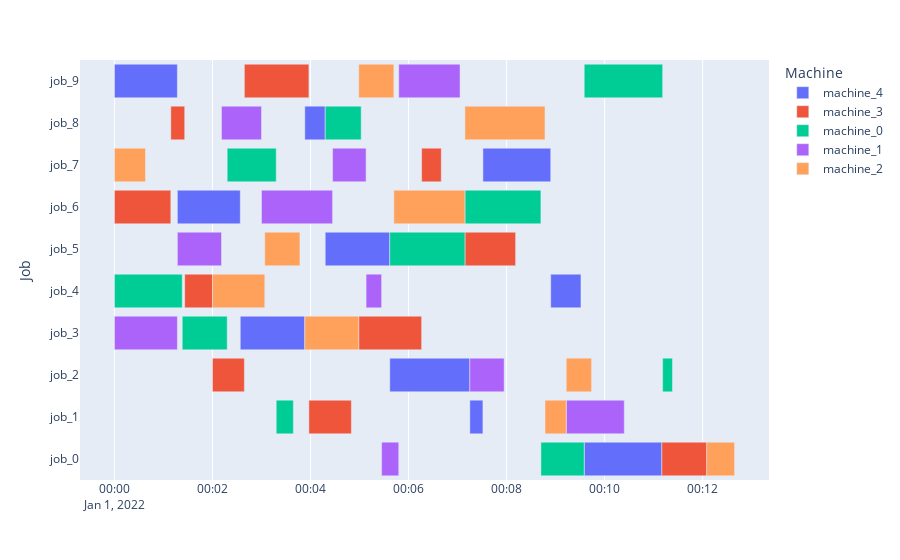
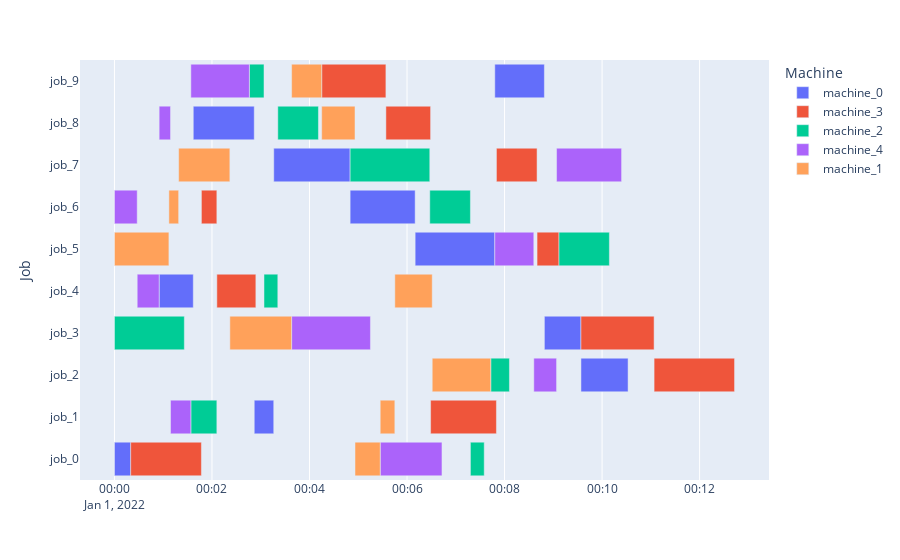
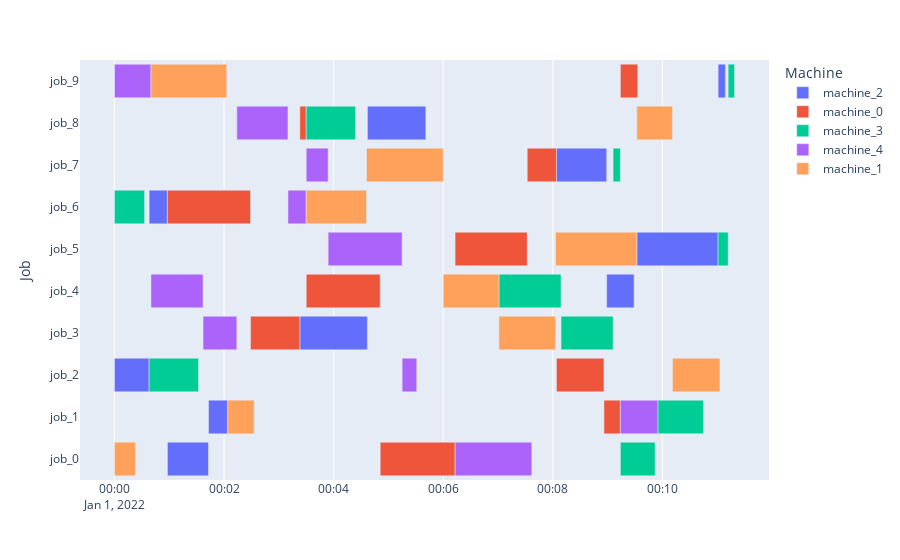
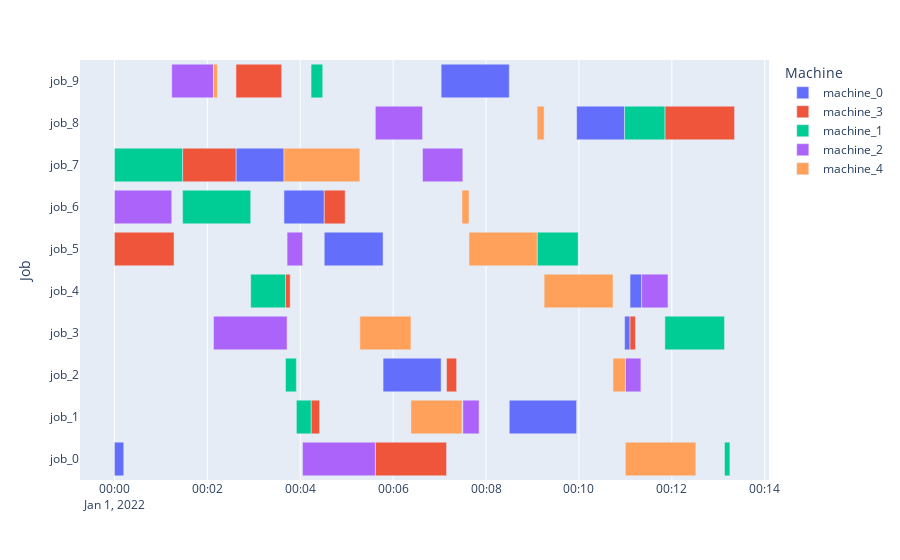

The code cell stored with these charts, in order, in its notebook:
### Code cell
import time
length_list=[]
reward_list=[]
curr_dir='/Users/felix/sciebo/masterarbeit/progra/model-based_rl'
val_instances=['/resources/jsp_instances/standard/la01.txt','/resources/jsp_instances/standard/la02.txt','/resources/jsp_instances/standard/la03.txt','/resources/jsp_instances/standard/la04.txt','/resources/jsp_instances/standard/la05.txt']
#instance_list=['/resources/jsp_instances/standard/la01.txt']
val_instances=[curr_dir + s for s in val_instances]
# for i in range(1,4):
#     #agent = AlphaZeroTrainer( config=config, env='custom_jssp')
# #if restore_agent:
#     restore_path='/Users/felix/sciebo/masterarbeit/progra/model-based_rl/training_checkpoints/checkpoints_az_jsslite_la01/checkpoint-'+str(i)
#     agent.load_checkpoint(restore_path)

for instance_load in val_instances:

    policy = agent.get_policy(DEFAULT_POLICY_ID)
    action_list=[]
    #env = env_creator("s")
    env= jssp_light_obs_wrapper_multi_instances(instances_list=[instance_load])
    obs = env.reset()
    # env2 is copy for later going evaluation


    episode = MultiAgentEpisode(
        PolicyMap(0,0),
        lambda _, __: DEFAULT_POLICY_ID,
        lambda: None,
        lambda _: None,
        0,
    )

    episode.user_data['initial_state'] = env.get_state()

    done = False
    t=time.time()
    while not done:
        action, _, _ = policy.compute_single_action(obs, episode=episode)
        action_list.append(action)
        #print(f"outcome action: {action}")
        #print(obs['action_mask'][action])
        obs, reward, done, _ = env.step(action)
        #print(obs)
        #time.sleep(0.1)
        episode.length += 1

    length_list.append(episode.length)
    reward_list.append(reward)
    print(f"instance {env.env.instance}:  in time: {time.time()-t}s")
    print(reward)
    env.render()
    #env.close()

### Figure 1 — Plotly figure (JSON) as saved in the notebook; plotly's stock layout.template omitted (floating-point values rounded to 4 significant figures)
{"data": [{"alignmentgroup": "True", "base": ["2022-01-01T00:09:35", "2022-01-01T00:07:15", "2022-01-01T00:05:37", "2022-01-01T00:02:34", "2022-01-01T00:08:54", "2022-01-01T00:04:18", "2022-01-01T00:01:17", "2022-01-01T00:07:31", "2022-01-01T00:03:53", "2022-01-01T00:00:00"], "hovertemplate": "Machine=machine_4<br>Start=%{base}<br>Finish=%{x}<br>Job=%{y}<extra></extra>", "legendgroup": "machine_4", "marker": {"color": "#636efa", "pattern": {"shape": ""}}, "name": "machine_4", "offsetgroup": "machine_4", "orientation": "h", "showlegend": true, "textposition": "auto", "type": "bar", "x": [95000, 16000, 98000, 79000, 37000, 79000, 77000, 83000, 25000, 77000], "xaxis": "x", "y": ["job_0", "job_1", "job_2", "job_3", "job_4", "job_5", "job_6", "job_7", "job_8", "job_9"], "yaxis": "y"}, {"alignmentgroup": "True", "base": ["2022-01-01T00:11:10", "2022-01-01T00:03:58", "2022-01-01T00:02:00", "2022-01-01T00:04:59", "2022-01-01T00:01:26", "2022-01-01T00:07:09", "2022-01-01T00:00:00", "2022-01-01T00:06:16", "2022-01-01T00:01:09", "2022-01-01T00:02:39"], "hovertemplate": "Machine=machine_3<br>Start=%{base}<br>Finish=%{x}<br>Job=%{y}<extra></extra>", "legendgroup": "machine_3", "marker": {"color": "#EF553B", "pattern": {"shape": ""}}, "name": "machine_3", "offsetgroup": "machine_3", "orientation": "h", "showlegend": true, "textposition": "auto", "type": "bar", "x": [55000, 52000, 39000, 77000, 34000, 62000, 69000, 24000, 17000, 79000], "xaxis": "x", "y": ["job_0", "job_1", "job_2", "job_3", "job_4", "job_5", "job_6", "job_7", "job_8", "job_9"], "yaxis": "y"}, {"alignmentgroup": "True", "base": ["2022-01-01T00:08:42", "2022-01-01T00:03:18", "2022-01-01T00:11:11", "2022-01-01T00:01:23", "2022-01-01T00:00:00", "2022-01-01T00:05:37", "2022-01-01T00:07:09", "2022-01-01T00:02:18", "2022-01-01T00:04:18", "2022-01-01T00:09:35"], "hovertemplate": "Machine=machine_0<br>Start=%{base}<br>Finish=%{x}<br>Job=%{y}<extra></extra>", "legendgroup": "machine_0", "marker": {"color": "#00cc96", "pattern": {"shape": ""}}, "name": "machine_0", "offsetgroup": "machine_0", "orientation": "h", "showlegend": true, "textposition": "auto", "type": "bar", "x": [53000, 21000, 12000, 55000, 83000, 92000, 93000, 60000, 44000, 96000], "xaxis": "x", "y": ["job_0", "job_1", "job_2", "job_3", "job_4", "job_5", "job_6", "job_7", "job_8", "job_9"], "yaxis": "y"}, {"alignmentgroup": "True", "base": ["2022-01-01T00:05:27", "2022-01-01T00:09:13", "2022-01-01T00:07:15", "2022-01-01T00:00:00", "2022-01-01T00:05:08", "2022-01-01T00:01:17", "2022-01-01T00:03:00", "2022-01-01T00:04:27", "2022-01-01T00:02:11", "2022-01-01T00:05:48"], "hovertemplate": "Machine=machine_1<br>Start=%{base}<br>Finish=%{x}<br>Job=%{y}<extra></extra>", "legendgroup": "machine_1", "marker": {"color": "#ab63fa", "pattern": {"shape": ""}}, "name": "machine_1", "offsetgroup": "machine_1", "orientation": "h", "showlegend": true, "textposition": "auto", "type": "bar", "x": [21000, 71000, 42000, 77000, 19000, 54000, 87000, 41000, 49000, 75000], "xaxis": "x", "y": ["job_0", "job_1", "job_2", "job_3", "job_4", "job_5", "job_6", "job_7", "job_8", "job_9"], "yaxis": "y"}, {"alignmentgroup": "True", "base": ["2022-01-01T00:12:05", "2022-01-01T00:08:47", "2022-01-01T00:09:13", "2022-01-01T00:03:53", "2022-01-01T00:02:00", "2022-01-01T00:03:04", "2022-01-01T00:05:42", "2022-01-01T00:00:00", "2022-01-01T00:07:09", "2022-01-01T00:04:59"], "hovertemplate": "Machine=machine_2<br>Start=%{base}<br>Finish=%{x}<br>Job=%{y}<extra></extra>", "legendgroup": "machine_2", "marker": {"color": "#FFA15A", "pattern": {"shape": ""}}, "name": "machine_2", "offsetgroup": "machine_2", "orientation": "h", "showlegend": true, "textposition": "auto", "type": "bar", "x": [34000, 26000, 31000, 66000, 64000, 43000, 87000, 38000, 98000, 43000], "xaxis": "x", "y": ["job_0", "job_1", "job_2", "job_3", "job_4", "job_5", "job_6", "job_7", "job_8", "job_9"], "yaxis": "y"}], "layout": {"barmode": "overlay", "legend": {"title": {"text": "Machine"}, "tracegroupgap": 0}, "margin": {"t": 60}, "xaxis": {"anchor": "y", "domain": [0, 1], "type": "date"}, "yaxis": {"anchor": "x", "domain": [0, 1], "title": {"text": "Job"}}}}

### Figure 2 — Plotly figure (JSON) as saved in the notebook; plotly's stock layout.template omitted (floating-point values rounded to 4 significant figures)
{"data": [{"alignmentgroup": "True", "base": ["2022-01-01T00:00:00", "2022-01-01T00:02:52", "2022-01-01T00:09:34", "2022-01-01T00:08:49", "2022-01-01T00:00:55", "2022-01-01T00:06:10", "2022-01-01T00:04:50", "2022-01-01T00:03:16", "2022-01-01T00:01:37", "2022-01-01T00:07:48"], "hovertemplate": "Machine=machine_0<br>Start=%{base}<br>Finish=%{x}<br>Job=%{y}<extra></extra>", "legendgroup": "machine_0", "marker": {"color": "#636efa", "pattern": {"shape": ""}}, "name": "machine_0", "offsetgroup": "machine_0", "orientation": "h", "showlegend": true, "textposition": "auto", "type": "bar", "x": [20000, 24000, 58000, 45000, 42000, 98000, 80000, 94000, 75000, 61000], "xaxis": "x", "y": ["job_0", "job_1", "job_2", "job_3", "job_4", "job_5", "job_6", "job_7", "job_8", "job_9"], "yaxis": "y"}, {"alignmentgroup": "True", "base": ["2022-01-01T00:00:20", "2022-01-01T00:06:29", "2022-01-01T00:11:04", "2022-01-01T00:09:34", "2022-01-01T00:02:06", "2022-01-01T00:08:40", "2022-01-01T00:01:47", "2022-01-01T00:07:50", "2022-01-01T00:05:34", "2022-01-01T00:04:15"], "hovertemplate": "Machine=machine_3<br>Start=%{base}<br>Finish=%{x}<br>Job=%{y}<extra></extra>", "legendgroup": "machine_3", "marker": {"color": "#EF553B", "pattern": {"shape": ""}}, "name": "machine_3", "offsetgroup": "machine_3", "orientation": "h", "showlegend": true, "textposition": "auto", "type": "bar", "x": [87000, 81000, 99000, 90000, 48000, 27000, 19000, 50000, 55000, 79000], "xaxis": "x", "y": ["job_0", "job_1", "job_2", "job_3", "job_4", "job_5", "job_6", "job_7", "job_8", "job_9"], "yaxis": "y"}, {"alignmentgroup": "True", "base": ["2022-01-01T00:07:18", "2022-01-01T00:01:34", "2022-01-01T00:07:43", "2022-01-01T00:00:00", "2022-01-01T00:03:04", "2022-01-01T00:09:07", "2022-01-01T00:06:28", "2022-01-01T00:04:50", "2022-01-01T00:03:21", "2022-01-01T00:02:46"], "hovertemplate": "Machine=machine_2<br>Start=%{base}<br>Finish=%{x}<br>Job=%{y}<extra></extra>", "legendgroup": "machine_2", "marker": {"color": "#00cc96", "pattern": {"shape": ""}}, "name": "machine_2", "offsetgroup": "machine_2", "orientation": "h", "showlegend": true, "textposition": "auto", "type": "bar", "x": [17000, 32000, 23000, 86000, 17000, 62000, 50000, 98000, 50000, 18000], "xaxis": "x", "y": ["job_0", "job_1", "job_2", "job_3", "job_4", "job_5", "job_6", "job_7", "job_8", "job_9"], "yaxis": "y"}, {"alignmentgroup": "True", "base": ["2022-01-01T00:05:27", "2022-01-01T00:01:09", "2022-01-01T00:08:36", "2022-01-01T00:03:38", "2022-01-01T00:00:28", "2022-01-01T00:07:48", "2022-01-01T00:00:00", "2022-01-01T00:09:04", "2022-01-01T00:00:55", "2022-01-01T00:01:34"], "hovertemplate": "Machine=machine_4<br>Start=%{base}<br>Finish=%{x}<br>Job=%{y}<extra></extra>", "legendgroup": "machine_4", "marker": {"color": "#ab63fa", "pattern": {"shape": ""}}, "name": "machine_4", "offsetgroup": "machine_4", "orientation": "h", "showlegend": true, "textposition": "auto", "type": "bar", "x": [76000, 25000, 28000, 97000, 27000, 48000, 28000, 80000, 14000, 72000], "xaxis": "x", "y": ["job_0", "job_1", "job_2", "job_3", "job_4", "job_5", "job_6", "job_7", "job_8", "job_9"], "yaxis": "y"}, {"alignmentgroup": "True", "base": ["2022-01-01T00:04:56", "2022-01-01T00:05:27", "2022-01-01T00:06:31", "2022-01-01T00:02:22", "2022-01-01T00:05:45", "2022-01-01T00:00:00", "2022-01-01T00:01:07", "2022-01-01T00:01:19", "2022-01-01T00:04:15", "2022-01-01T00:03:38"], "hovertemplate": "Machine=machine_1<br>Start=%{base}<br>Finish=%{x}<br>Job=%{y}<extra></extra>", "legendgroup": "machine_1", "marker": {"color": "#FFA15A", "pattern": {"shape": ""}}, "name": "machine_1", "offsetgroup": "machine_1", "orientation": "h", "showlegend": true, "textposition": "auto", "type": "bar", "x": [31000, 18000, 72000, 76000, 46000, 67000, 12000, 63000, 41000, 37000], "xaxis": "x", "y": ["job_0", "job_1", "job_2", "job_3", "job_4", "job_5", "job_6", "job_7", "job_8", "job_9"], "yaxis": "y"}], "layout": {"barmode": "overlay", "legend": {"title": {"text": "Machine"}, "tracegroupgap": 0}, "margin": {"t": 60}, "xaxis": {"anchor": "y", "domain": [0, 1], "type": "date"}, "yaxis": {"anchor": "x", "domain": [0, 1], "title": {"text": "Job"}}}}

### Figure 3 — Plotly figure (JSON) as saved in the notebook; plotly's stock layout.template omitted (floating-point values rounded to 4 significant figures)
{"data": [{"alignmentgroup": "True", "base": ["2022-01-01T00:00:58", "2022-01-01T00:01:43", "2022-01-01T00:00:00", "2022-01-01T00:03:23", "2022-01-01T00:08:59", "2022-01-01T00:09:32", "2022-01-01T00:00:38", "2022-01-01T00:08:04", "2022-01-01T00:04:37", "2022-01-01T00:11:01"], "hovertemplate": "Machine=machine_2<br>Start=%{base}<br>Finish=%{x}<br>Job=%{y}<extra></extra>", "legendgroup": "machine_2", "marker": {"color": "#636efa", "pattern": {"shape": ""}}, "name": "machine_2", "offsetgroup": "machine_2", "orientation": "h", "showlegend": true, "textposition": "auto", "type": "bar", "x": [45000, 21000, 38000, 74000, 30000, 89000, 20000, 55000, 64000, 8000], "xaxis": "x", "y": ["job_0", "job_1", "job_2", "job_3", "job_4", "job_5", "job_6", "job_7", "job_8", "job_9"], "yaxis": "y"}, {"alignmentgroup": "True", "base": ["2022-01-01T00:04:51", "2022-01-01T00:08:56", "2022-01-01T00:08:04", "2022-01-01T00:02:29", "2022-01-01T00:03:30", "2022-01-01T00:06:13", "2022-01-01T00:00:58", "2022-01-01T00:07:32", "2022-01-01T00:03:23", "2022-01-01T00:09:14"], "hovertemplate": "Machine=machine_0<br>Start=%{base}<br>Finish=%{x}<br>Job=%{y}<extra></extra>", "legendgroup": "machine_0", "marker": {"color": "#EF553B", "pattern": {"shape": ""}}, "name": "machine_0", "offsetgroup": "machine_0", "orientation": "h", "showlegend": true, "textposition": "auto", "type": "bar", "x": [82000, 18000, 52000, 54000, 81000, 79000, 91000, 32000, 7000, 19000], "xaxis": "x", "y": ["job_0", "job_1", "job_2", "job_3", "job_4", "job_5", "job_6", "job_7", "job_8", "job_9"], "yaxis": "y"}, {"alignmentgroup": "True", "base": ["2022-01-01T00:09:14", "2022-01-01T00:09:55", "2022-01-01T00:00:38", "2022-01-01T00:08:09", "2022-01-01T00:07:01", "2022-01-01T00:11:01", "2022-01-01T00:00:00", "2022-01-01T00:09:06", "2022-01-01T00:03:30", "2022-01-01T00:11:12"], "hovertemplate": "Machine=machine_3<br>Start=%{base}<br>Finish=%{x}<br>Job=%{y}<extra></extra>", "legendgroup": "machine_3", "marker": {"color": "#00cc96", "pattern": {"shape": ""}}, "name": "machine_3", "offsetgroup": "machine_3", "orientation": "h", "showlegend": true, "textposition": "auto", "type": "bar", "x": [38000, 50000, 54000, 57000, 68000, 11000, 33000, 8000, 54000, 7000], "xaxis": "x", "y": ["job_0", "job_1", "job_2", "job_3", "job_4", "job_5", "job_6", "job_7", "job_8", "job_9"], "yaxis": "y"}, {"alignmentgroup": "True", "base": ["2022-01-01T00:06:13", "2022-01-01T00:09:14", "2022-01-01T00:05:15", "2022-01-01T00:01:37", "2022-01-01T00:00:40", "2022-01-01T00:03:54", "2022-01-01T00:03:10", "2022-01-01T00:03:30", "2022-01-01T00:02:14", "2022-01-01T00:00:00"], "hovertemplate": "Machine=machine_4<br>Start=%{base}<br>Finish=%{x}<br>Job=%{y}<extra></extra>", "legendgroup": "machine_4", "marker": {"color": "#ab63fa", "pattern": {"shape": ""}}, "name": "machine_4", "offsetgroup": "machine_4", "orientation": "h", "showlegend": true, "textposition": "auto", "type": "bar", "x": [84000, 41000, 16000, 37000, 57000, 81000, 20000, 24000, 56000, 40000], "xaxis": "x", "y": ["job_0", "job_1", "job_2", "job_3", "job_4", "job_5", "job_6", "job_7", "job_8", "job_9"], "yaxis": "y"}, {"alignmentgroup": "True", "base": ["2022-01-01T00:00:00", "2022-01-01T00:02:04", "2022-01-01T00:10:11", "2022-01-01T00:07:01", "2022-01-01T00:06:00", "2022-01-01T00:08:03", "2022-01-01T00:03:30", "2022-01-01T00:04:36", "2022-01-01T00:09:32", "2022-01-01T00:00:40"], "hovertemplate": "Machine=machine_1<br>Start=%{base}<br>Finish=%{x}<br>Job=%{y}<extra></extra>", "legendgroup": "machine_1", "marker": {"color": "#FFA15A", "pattern": {"shape": ""}}, "name": "machine_1", "offsetgroup": "machine_1", "orientation": "h", "showlegend": true, "textposition": "auto", "type": "bar", "x": [23000, 29000, 52000, 62000, 61000, 89000, 66000, 84000, 39000, 83000], "xaxis": "x", "y": ["job_0", "job_1", "job_2", "job_3", "job_4", "job_5", "job_6", "job_7", "job_8", "job_9"], "yaxis": "y"}], "layout": {"barmode": "overlay", "legend": {"title": {"text": "Machine"}, "tracegroupgap": 0}, "margin": {"t": 60}, "xaxis": {"anchor": "y", "domain": [0, 1], "type": "date"}, "yaxis": {"anchor": "x", "domain": [0, 1], "title": {"text": "Job"}}}}

### Figure 4 — Plotly figure (JSON) as saved in the notebook; plotly's stock layout.template omitted (floating-point values rounded to 4 significant figures)
{"data": [{"alignmentgroup": "True", "base": ["2022-01-01T00:00:00", "2022-01-01T00:08:30", "2022-01-01T00:05:47", "2022-01-01T00:10:59", "2022-01-01T00:11:06", "2022-01-01T00:04:31", "2022-01-01T00:03:39", "2022-01-01T00:02:37", "2022-01-01T00:09:57", "2022-01-01T00:07:02"], "hovertemplate": "Machine=machine_0<br>Start=%{base}<br>Finish=%{x}<br>Job=%{y}<extra></extra>", "legendgroup": "machine_0", "marker": {"color": "#636efa", "pattern": {"shape": ""}}, "name": "machine_0", "offsetgroup": "machine_0", "orientation": "h", "showlegend": true, "textposition": "auto", "type": "bar", "x": [12000, 87000, 75000, 7000, 15000, 76000, 52000, 62000, 62000, 88000], "xaxis": "x", "y": ["job_0", "job_1", "job_2", "job_3", "job_4", "job_5", "job_6", "job_7", "job_8", "job_9"], "yaxis": "y"}, {"alignmentgroup": "True", "base": ["2022-01-01T00:05:37", "2022-01-01T00:04:14", "2022-01-01T00:07:09", "2022-01-01T00:11:06", "2022-01-01T00:03:41", "2022-01-01T00:00:00", "2022-01-01T00:04:31", "2022-01-01T00:01:28", "2022-01-01T00:11:51", "2022-01-01T00:02:37"], "hovertemplate": "Machine=machine_3<br>Start=%{base}<br>Finish=%{x}<br>Job=%{y}<extra></extra>", "legendgroup": "machine_3", "marker": {"color": "#EF553B", "pattern": {"shape": ""}}, "name": "machine_3", "offsetgroup": "machine_3", "orientation": "h", "showlegend": true, "textposition": "auto", "type": "bar", "x": [92000, 11000, 13000, 7000, 6000, 77000, 27000, 69000, 90000, 59000], "xaxis": "x", "y": ["job_0", "job_1", "job_2", "job_3", "job_4", "job_5", "job_6", "job_7", "job_8", "job_9"], "yaxis": "y"}, {"alignmentgroup": "True", "base": ["2022-01-01T00:13:08", "2022-01-01T00:03:55", "2022-01-01T00:03:41", "2022-01-01T00:11:51", "2022-01-01T00:02:56", "2022-01-01T00:09:06", "2022-01-01T00:01:28", "2022-01-01T00:00:00", "2022-01-01T00:10:59", "2022-01-01T00:04:14"], "hovertemplate": "Machine=machine_1<br>Start=%{base}<br>Finish=%{x}<br>Job=%{y}<extra></extra>", "legendgroup": "machine_1", "marker": {"color": "#00cc96", "pattern": {"shape": ""}}, "name": "machine_1", "offsetgroup": "machine_1", "orientation": "h", "showlegend": true, "textposition": "auto", "type": "bar", "x": [7000, 19000, 14000, 77000, 45000, 53000, 88000, 88000, 52000, 15000], "xaxis": "x", "y": ["job_0", "job_1", "job_2", "job_3", "job_4", "job_5", "job_6", "job_7", "job_8", "job_9"], "yaxis": "y"}, {"alignmentgroup": "True", "base": ["2022-01-01T00:04:03", "2022-01-01T00:07:30", "2022-01-01T00:11:00", "2022-01-01T00:02:08", "2022-01-01T00:11:21", "2022-01-01T00:03:43", "2022-01-01T00:00:00", "2022-01-01T00:06:38", "2022-01-01T00:05:37", "2022-01-01T00:01:14"], "hovertemplate": "Machine=machine_2<br>Start=%{base}<br>Finish=%{x}<br>Job=%{y}<extra></extra>", "legendgroup": "machine_2", "marker": {"color": "#ab63fa", "pattern": {"shape": ""}}, "name": "machine_2", "offsetgroup": "machine_2", "orientation": "h", "showlegend": true, "textposition": "auto", "type": "bar", "x": [94000, 21000, 20000, 95000, 34000, 20000, 74000, 52000, 61000, 54000], "xaxis": "x", "y": ["job_0", "job_1", "job_2", "job_3", "job_4", "job_5", "job_6", "job_7", "job_8", "job_9"], "yaxis": "y"}, {"alignmentgroup": "True", "base": ["2022-01-01T00:11:00", "2022-01-01T00:06:23", "2022-01-01T00:10:44", "2022-01-01T00:05:17", "2022-01-01T00:09:15", "2022-01-01T00:07:38", "2022-01-01T00:07:29", "2022-01-01T00:03:39", "2022-01-01T00:09:06", "2022-01-01T00:02:08"], "hovertemplate": "Machine=machine_4<br>Start=%{base}<br>Finish=%{x}<br>Job=%{y}<extra></extra>", "legendgroup": "machine_4", "marker": {"color": "#FFA15A", "pattern": {"shape": ""}}, "name": "machine_4", "offsetgroup": "machine_4", "orientation": "h", "showlegend": true, "textposition": "auto", "type": "bar", "x": [91000, 66000, 16000, 66000, 89000, 88000, 9000, 98000, 9000, 5000], "xaxis": "x", "y": ["job_0", "job_1", "job_2", "job_3", "job_4", "job_5", "job_6", "job_7", "job_8", "job_9"], "yaxis": "y"}], "layout": {"barmode": "overlay", "legend": {"title": {"text": "Machine"}, "tracegroupgap": 0}, "margin": {"t": 60}, "xaxis": {"anchor": "y", "domain": [0, 1], "type": "date"}, "yaxis": {"anchor": "x", "domain": [0, 1], "title": {"text": "Job"}}}}
